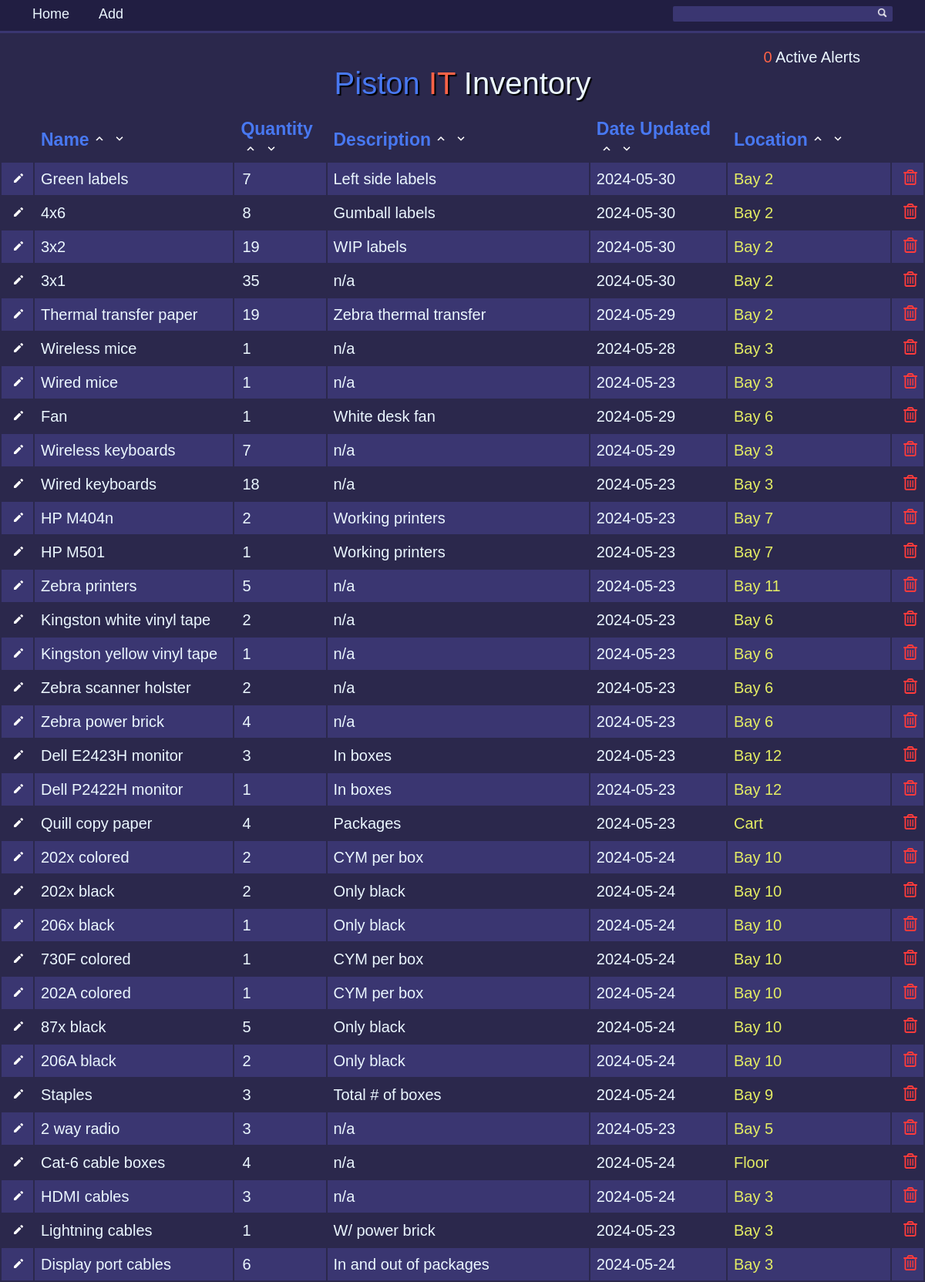
The page /home (upper part) on the database its author committed.
### tables this page shows
CREATE TABLE item(
    name TEXT NOT NULL PRIMARY KEY,
    quantity INTEGER,
    description TEXT,
    date updated TEXT NOT NULL
    , location TEXT, alert INTEGER);

### app.py (the view, shortened to what this page needs)
@app.route('/home', methods=["GET", "POST"])
def home():
    conn = get_db_connection()
    cursor = conn.cursor()
    data = cursor.execute('SELECT * FROM item').fetchall()
    conn.close()
    return render_template("index.html", data=data)

### app.py (called while the page is built)
def get_db_connection():
    conn = sqlite3.connect('inventory.db')
    conn.row_factory = sqlite3.Row
    db_func.create_db()
    return conn

### db_func.py (called while the page is built)
def create_db():
    global conn, cursor
    dbName = 'inventory.db'
    try:
        conn = sqlite3.connect(dbName)
        cursor = conn.cursor()
        print("Database created!")
    except Exception as e:
        print("Something bad happened: ", e)
        if conn:
            conn.close()
    create_query = '''CREATE TABLE IF NOT EXISTS item(
    name TEXT NOT NULL PRIMARY KEY,
    quantity INTEGER,
    description TEXT,
    date TEXT NOT NULL
    );
    '''
    create_login = '''CREATE TABLE IF NOT EXISTS login(
        username TEXT NOT NULL PRIMARY KEY,
        password TEXT NOT NULL
        );
        '''
    cursor.execute(create_query)
    cursor.execute(create_login)
    print("Table created!")
    print("Login created!")

### templates/index.html (shortened to what this page needs)
<!DOCTYPE html>
<head>
<link rel="stylesheet" type="text/css" href="static/style.css">
</head>
<html>
    <body>
        <div id="nav-bar">
            <div id="container_nav">
                    <a id="nav" href="/home">Home</a>
                    <a id="nav" href="/add">Add</a>
                <div id="search_container" float="right">
                    <form action="{{ url_for("home")}}" method="post">
                    <input type="text" autocomplete="off" id="locate" name="fname">
                    <button class="enter" type="submit"><img src="static/search.png" alt=""></button>
                    </form>
                </div>
            </div>
        </div>
        <div id="line"></div>
        <p align="right" id="alerts"><a id="replace"></a><a id="alert-a"></a></p>
        <div class="title">
            <a id="piston">Piston</a> <a id="IT">IT</a> Inventory
        </div>
        <div id="table_container">
            <table id="myTable" style="width:100%">
                <tr>
                    <th width="3%" align="left"></th>
                    <th width="22%" align="left">Name<div>
                        <div><form action="{{ url_for("sort_desc")}}" method="post">
                        <button class="arrow" type="submit"><img src="static/up.png" alt=""></button></form></div>
                        <div><form action="{{ url_for("sort_asc")}}" method="post">
                        <button class="arrow" type="submit"><img src="static/down.png" alt=""></button></form></div></div>
                    </th>
                    <th width="10%" align="left">Quantity<div>
                        <div><form action="{{ url_for("sort_desc")}}" method="post">
                        <button class="arrow" type="submit"><img src="static/up.png" alt=""></button></form></div>
                        <div><form action="{{ url_for("sort_asc")}}" method="post">
                        <button class="arrow" type="submit"><img src="static/down.png" alt=""></button></form></div></div>
                    </th>
                    <th width="28%" align="left">Description<div>
                        <div><form action="{{ url_for("sort_desc")}}" method="post">
                        <button class="arrow" type="submit"><img src="static/up.png" alt=""></button></form></div>
                        <div><form action="{{ url_for("sort_asc")}}" method="post">
                        <button class="arrow" type="submit"><img src="static/down.png" alt=""></button></form></div></div>
                    </th>
                    <th width="10%" align="left">Date Updated<div>
                        <div><form action="{{ url_for("sort_desc")}}" method="post">
                        <button class="arrow" type="submit"><img src="static/up.png" alt=""></button></form></div>
                        <div><form action="{{ url_for("sort_asc")}}" method="post">
                        <button class="arrow" type="submit"><img src="static/down.png" alt=""></button></form></div></div>
                    </th>
                    <th width="26" align="left">Location<div>
                        <div><form action="{{ url_for("sort_desc")}}" method="post">
                        <button class="arrow" type="submit"><img src="static/up.png" alt=""></button></form></div>
                        <div><form action="{{ url_for("sort_asc")}}" method="post">
                        <button class="arrow" type="submit"><img src="static/down.png" alt=""></button></form></div></div>
                    </th>
                </tr>
                {%for item in data%}
                <tr class="data_row">
                    <form action="{{ url_for("edit")}}" method="post">
                    <td width="2%" align="right"><button class="edit" id="count" type="submit"><img src="static/edit_icon.png" alt=""></button></td>
                    <form id="name" method="post">
                    <td width="21%"><input type="hidden" name="name" value="{{ item[0] }}">{{ item[0] }}</td></form></form>
                    <td width="10%" display="inline-block" id="quantity" data-quantity="{{ item[1] }}">
                        <form action="/update_q" method="post">
                        <input type="text" autocomplete="off" class="d_q" name="d_q" placeholder="{{ item[1] }}"></td></form>
                    <td width="29%">{{ item[2] }}</td>
                    <td width="15%">{{ item[3] }}</td>
                    <td width="18%">
                        <form action="{{ url_for("location")}}" method="post">
                        <button class="location" type="submit">{{ item[4] }}</button>
                        </form>
                    </td>
                    <form action="{{ url_for("delete")}}" method="post">
                    <td width="auto" align="left"><button class="delete" type="submit"><img src="static/trash.png" alt=""></button></td></form>
                </tr>
                {%endfor%}
            </table>
        </div>
    </body>
</html>

### static/style.css (style rules this page uses)
body { background-color: #2b284c; font-family: 'Trebuchet MS', 'Lucida Sans Unicode', 'Lucida Grande', 'Lucida Sans', Arial, sans-serif; color: #ebf7ff; margin: 0; }
.title { font-size: 40px; text-align: center; margin-bottom: 20px; text-shadow: 2px 2px 1px #000000; }
#alerts { margin-right: 7%; font-family: 'Trebuchet MS', 'Lucida Sans Unicode', 'Lucida Grande', 'Lucida Sans', Arial, sans-serif; font-size: 20px; color: #ebf7ff; margin-bottom: 0; }
#replace { color: tomato; }
#locate { border-radius: 2px; border: none; height: 17px; width: 250px; background-color: transparent; color: #ebf7ff; font-size: 15px; font-family: 'Trebuchet MS', 'Lucida Sans Unicode', 'Lucida Grande', 'Lucida Sans', Arial, sans-serif; }
#search_container { float: right; margin: none; padding: none; background-color: #3a3671; border-radius: 2px; }
table { font-size: 20px; }
button { background: #3e4568; font-family: 'Trebuchet MS', 'Lucida Sans Unicode', 'Lucida Grande', 'Lucida Sans', Arial, sans-serif; cursor: pointer; color: #ebf7ff; border-radius: 2px; box-shadow: none; border: none; transition-duration: .5s; }
.location { background-color: transparent; font-family: 'Trebuchet MS', 'Lucida Sans Unicode', 'Lucida Grande', 'Lucida Sans', Arial, sans-serif; color: #e4ed64; font-size: 20px; margin: 0; padding: 0; }
.edit { background-color: transparent; margin-right: 5px; border: none; margin-left: 0; transition-duration: .75s; }
.edit img { height: 15px; width: auto; margin: 0; }
.delete { background-color: transparent; margin: none; padding: none; }
.delete img { height: 20px; width: auto; }
#piston { color: rgb(72, 120, 241); }
#IT { color: tomato; }
#nav { color: #ebf7ff; margin: none; padding: none; margin-right: 3%; font-size: 18px; text-decoration: none; transition-duration: .5s; vertical-align: middle; }
#nav-bar { background-color: #211e42; height: 40px; }
#container_nav { padding-top: 8px; padding-bottom: 5px; margin-left: 3.5%; margin-right: 3.5%; }
#line { height: 3px; width: auto; background-color: #3a3671; margin-bottom: 20px; }
.d_q { color: #ebf7ff; background-color: transparent; border: none; font-family: 'Trebuchet MS', 'Lucida Sans Unicode', 'Lucida Grande', 'Lucida Sans', Arial, sans-serif; font-size: 20px; width: 95%; }
.d_q::placeholder { color: #ebf7ff; }
tr th { color: rgb(72, 120, 241); font-size: 23px; padding-left: 8px; }
tr th div { display: inline-block; padding-left: 2px; }
tr:nth-of-type(even) { background-color: #3a3671; }
td { padding-top: 8px; padding-bottom: 8px; padding-left: 8px; }
.arrow { background-color: transparent; padding: 0; margin: 0; transition-duration: .75s; }
.arrow img { height: 18px; width: auto; padding: 0; margin: 0; }
.enter { background-color: transparent; }
.enter img { height: 15px; width: auto; margin: none; padding: none; }

### rows shown on the page
item: name "Green labels", d_q "7", description "Left side labels", date "2024-05-30", location "Bay 2"
item: name "4x6", d_q "8", description "Gumball labels", date "2024-05-30", location "Bay 2"
item: name "3x2", d_q "19", description "WIP labels", date "2024-05-30", location "Bay 2"
item: name "3x1", d_q "35", description "n/a", date "2024-05-30", location "Bay 2"
item: name "Thermal transfer paper", d_q "19", description "Zebra thermal transfer", date "2024-05-29", location "Bay 2"
item: name "Wireless mice", d_q "1", description "n/a", date "2024-05-28", location "Bay 3"
item: name "Wired mice", d_q "1", description "n/a", date "2024-05-23", location "Bay 3"
item: name "Fan", d_q "1", description "White desk fan", date "2024-05-29", location "Bay 6"
item: name "Wireless keyboards", d_q "7", description "n/a", date "2024-05-29", location "Bay 3"
item: name "Wired keyboards", d_q "18", description "n/a", date "2024-05-23", location "Bay 3"
item: name "HP M404n", d_q "2", description "Working printers", date "2024-05-23", location "Bay 7"
item: name "HP M501", d_q "1", description "Working printers", date "2024-05-23", location "Bay 7"
item: name "Zebra printers", d_q "5", description "n/a", date "2024-05-23", location "Bay 11"
item: name "Kingston white vinyl tape", d_q "2", description "n/a", date "2024-05-23", location "Bay 6"
item: name "Kingston yellow vinyl tape", d_q "1", description "n/a", date "2024-05-23", location "Bay 6"
item: name "Zebra scanner holster", d_q "2", description "n/a", date "2024-05-23", location "Bay 6"
item: name "Zebra power brick", d_q "4", description "n/a", date "2024-05-23", location "Bay 6"
item: name "Dell E2423H monitor", d_q "3", description "In boxes", date "2024-05-23", location "Bay 12"
item: name "Dell P2422H monitor", d_q "1", description "In boxes", date "2024-05-23", location "Bay 12"
item: name "Quill copy paper", d_q "4", description "Packages", date "2024-05-23", location "Cart"
item: name "202x colored", d_q "2", description "CYM per box", date "2024-05-24", location "Bay 10"
item: name "202x black", d_q "2", description "Only black", date "2024-05-24", location "Bay 10"
item: name "206x black", d_q "1", description "Only black", date "2024-05-24", location "Bay 10"
item: name "730F colored", d_q "1", description "CYM per box", date "2024-05-24", location "Bay 10"
item: name "202A colored", d_q "1", description "CYM per box", date "2024-05-24", location "Bay 10"
item: name "87x black", d_q "5", description "Only black", date "2024-05-24", location "Bay 10"
item: name "206A black", d_q "2", description "Only black", date "2024-05-24", location "Bay 10"
item: name "Staples", d_q "3", description "Total # of boxes", date "2024-05-24", location "Bay 9"
item: name "2 way radio", d_q "3", description "n/a", date "2024-05-23", location "Bay 5"
item: name "Cat-6 cable boxes", d_q "4", description "n/a", date "2024-05-24", location "Floor"
item: name "HDMI cables", d_q "3", description "n/a", date "2024-05-24", location "Bay 3"
item: name "Lightning cables", d_q "1", description "W/ power brick", date "2024-05-23", location "Bay 3"
item: name "Display port cables", d_q "6", description "In and out of packages", date "2024-05-24", location "Bay 3"
